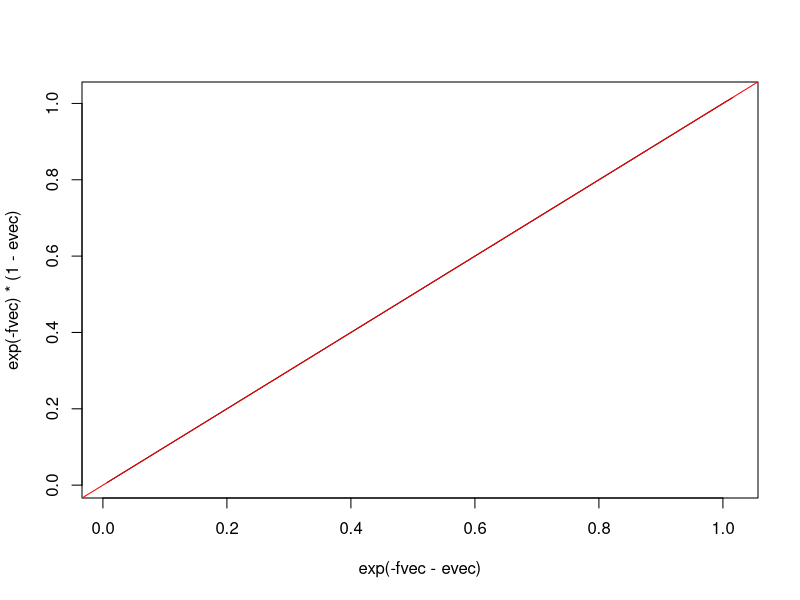
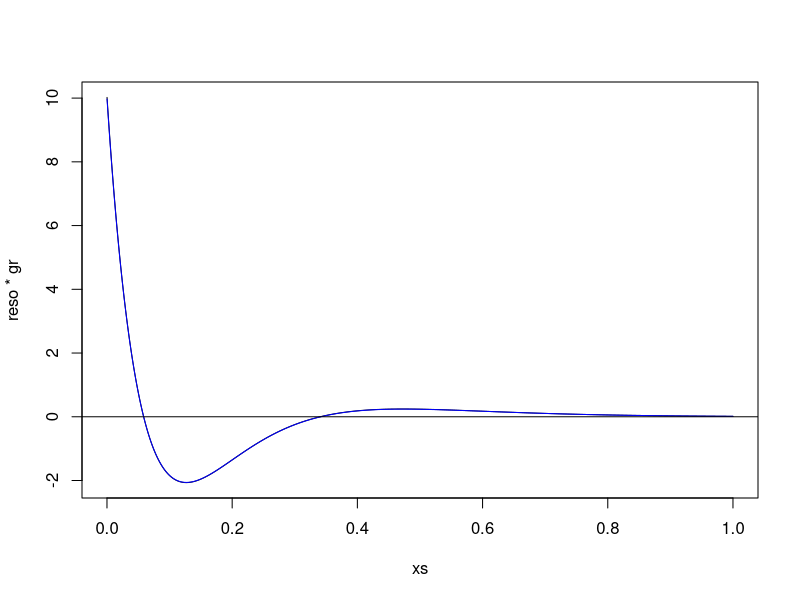
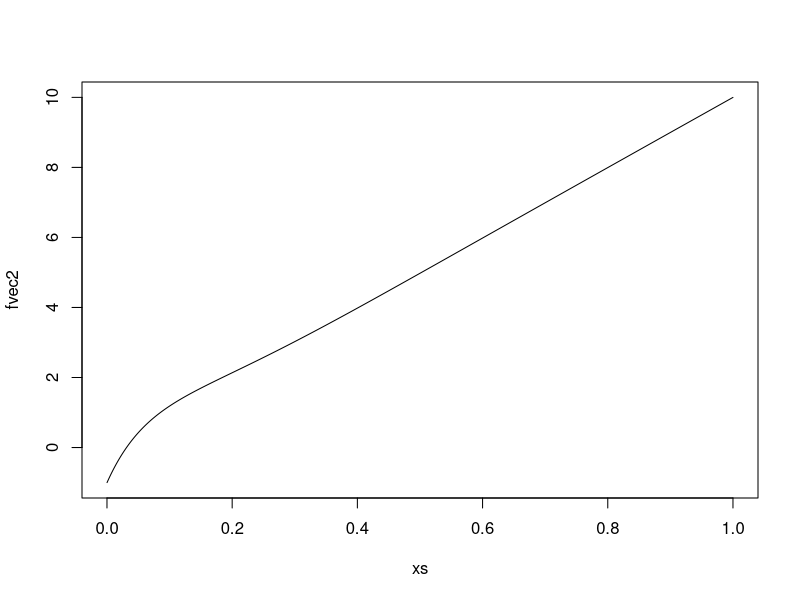
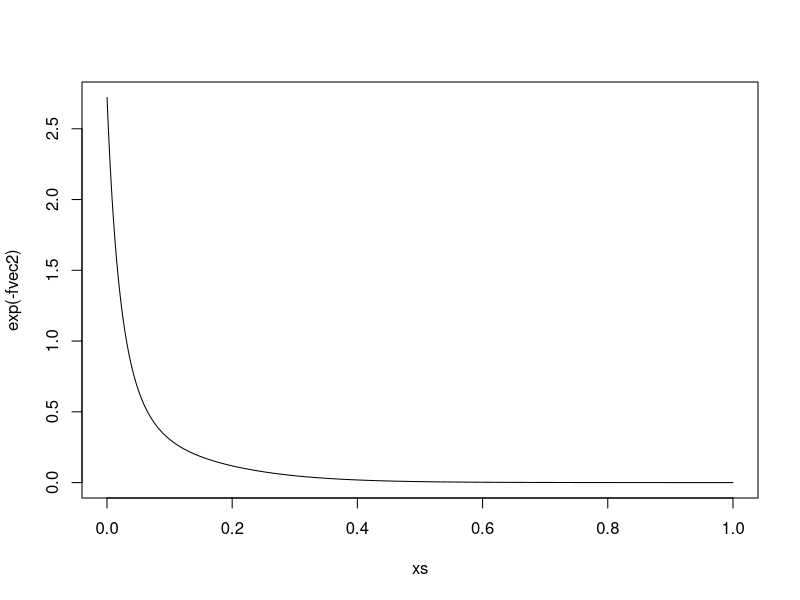

R code for these plots, in order:
####
##  Minimum coefficient of variation for log-concave distribution on R+
####

CoV <- function(fvec, naive = FALSE) {
  if (naive) {
    ys <- sample(xs, size = 1e5, replace = TRUE, prob = exp(-fvec))
    return(mean(ys)/sd(ys))
  }
  e1 <- sum(xs * exp(-fvec))/sum(exp(-fvec))
  e2 <- sum(xs^2 * exp(-fvec))/sum(exp(-fvec))
  e1/sqrt(e2 - e1^2)
}

ef <- function(fvec) {
  sum(xs * exp(-fvec))/sum(exp(-fvec))
}
e2f <- function(fvec) {
  sum(xs^2 * exp(-fvec))/sum(exp(-fvec))
}
varf <- function(fvec) {
  e1 <- sum(xs * exp(-fvec))/sum(exp(-fvec))
  e2 <- sum(xs^2 * exp(-fvec))/sum(exp(-fvec))
  e2 - e1^2  
}
d_ef <- function(fvec, evec, naive = FALSE) {
  if (naive) {
    return(ef(fvec + evec) - ef(fvec))
  }
  e1 <- ef(fvec)
  -sum(evec * (xs-e1) * exp(-fvec))/sum(exp(-fvec))
}

d_varf <- function(fvec, evec, naive = FALSE) {
  if (naive) {
    return(varf(fvec + evec) - varf(fvec))
  }
  e1 <- ef(fvec); e2 <- e2f(fvec)
  -sum(evec * (xs^2 - 2*xs * e1 - e2 + 2*e1^2) * exp(-fvec))/sum(exp(-fvec))
}

d_CoV <- function(fvec, evec, naive = FALSE) {
  if (naive) {
    return(CoV(fvec + evec) - CoV(fvec))
  }
  e1 <- ef(fvec); e2 <- e2f(fvec); vv <- varf(fvec)
  pf <- exp(-fvec)/sum(exp(-fvec))
  sum(pf * evec * (
    (e1 - xs)/sqrt(vv) - e1/2 * vv^(-3/2) * (e2 - 2*e1^2 + 2*e1*xs - xs^2)
    ))
}

grad_CoV <- function(fvec) {
  e1 <- ef(fvec); e2 <- e2f(fvec); vv <- varf(fvec)
  pf <- exp(-fvec)/sum(exp(-fvec))
  pf * ((e1 - xs)/sqrt(vv) - e1/2 * vv^(-3/2) * (e2 - 2*e1^2 + 2*e1*xs - xs^2))
}


check_convex <- function(fvec) {
  diffs <- fvec[c(-1, -2)] + fvec[c(-(reso-1), -reso)] - 2 * fvec[c(-1, -reso)]
  min(diffs) >= -1e-10
}

reso <- 1e4
xs <- 1:reso/reso

fvec <- 5 * xs

CoV(5 * xs, TRUE)
CoV(5 * xs)
CoV(10 * xs, TRUE)

evec <- 1e-2 * rnorm(reso)

d_ef(fvec, evec, TRUE)
d_ef(fvec, evec)
d_varf(fvec, evec, TRUE)
d_varf(fvec, evec)
d_CoV(fvec, evec, TRUE)
d_CoV(fvec, evec)

plot(exp(-fvec-evec), exp(-fvec)*(1-evec), type = "l")
abline(0, 1, col = "red")

## gradient for exponential case
lmbda <- 1/10
fvec <- xs/lmbda
gr <- grad_CoV(fvec)
plot(xs, reso * gr, type = "l")
lines(xs, (1/lmbda)^2 * exp(-xs/lmbda) * (.5/lmbda * xs^2 - 2 * xs + lmbda), col = "blue")
abline(0, 0)
CoV(fvec)
res <- optimise(function(eps) CoV(fvec - eps * gr), c(0, 1000))
res$objective - CoV(fvec)
res$minimum
fvec2 <- fvec - res$minimum * gr
plot(xs, fvec2 , type = "l")
plot(xs, exp(-fvec2), type = "l")
CoV(fvec2)
